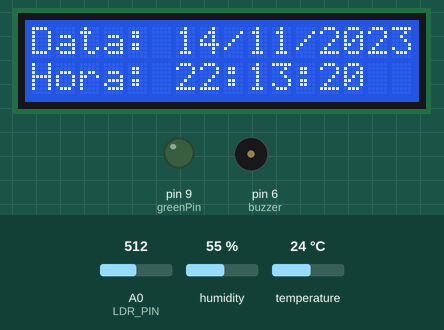
This sketch was run on a simulated Arduino Uno, built with avr-gcc and run on an emulated ATmega328P. On the bench: 16×2 character LCD, output pins drawn as LEDs (lit = HIGH), buzzer (waves = sounding). The inputs (shaded band) are chosen by the test bench; at power-on: temperature 24 °C, A0 (LDR_PIN) = 512, humidity 55 %. The local clock reads 2024-03-15 10:24:30 at power-on unless the sketch sets it; EEPROM starts erased; pins used as bus, display or sensor lines are not drawn; what the sketch prints to the serial monitor is not drawn.

Above: at 11.3 s.
11.4 s: temperature set to 4 °C
At 13.8 s:
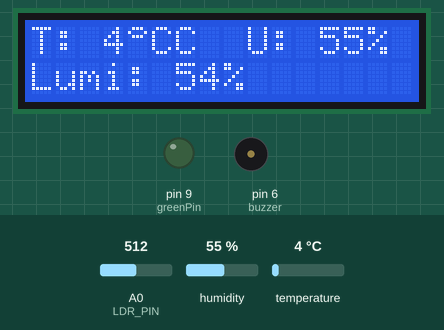
14.5 s: A0 (LDR_PIN) set to 716
At 16.9 s:
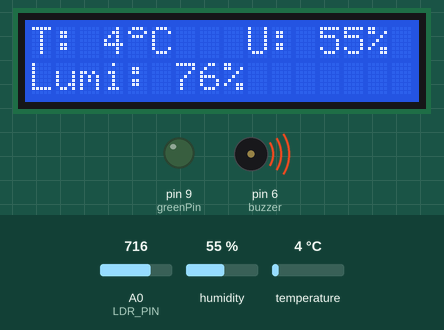
17.6 s: humidity set to 22 %
At 19.7 s:
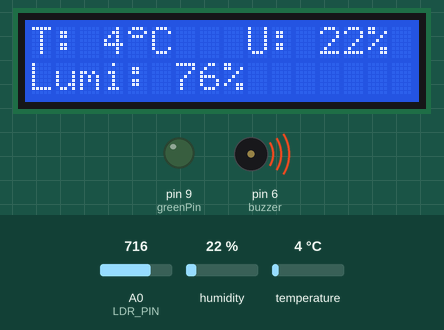
19.9 s: A0 (LDR_PIN) set to 900
At 21.3 s:
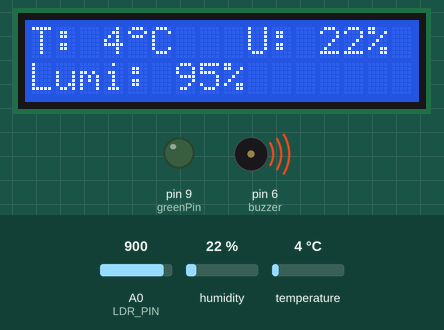
21.4 s: humidity set to 40 %
At 23.5 s:
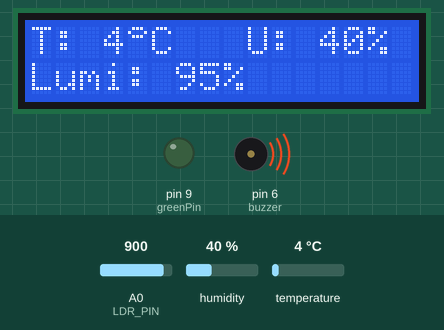
24.6 s: A0 (LDR_PIN) set to 1023
At 26.8 s:
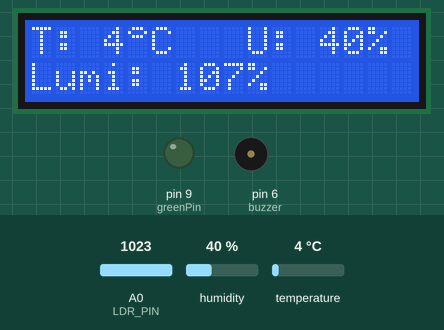
Timing chart, 0 to 27.1 s (numbered marks = the images above; inputs shaded):
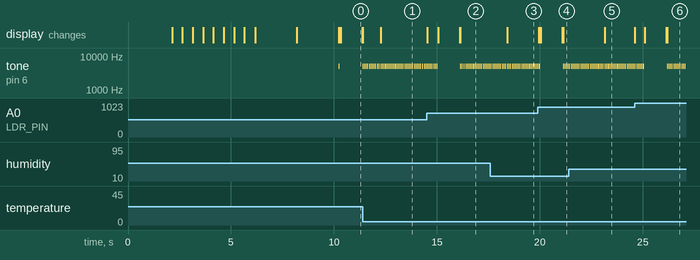

The sketch:

main.ino
```cpp
#include <LiquidCrystal_I2C.h>
#include <Wire.h>
#include <DHT.h>
#include <RTClib.h>
#include <EEPROM.h>


// Define a ligação ao pino de dados do sensor
#define DHTPIN 4
// #define DHTTYPE DHT22 // Simulador
#define DHTTYPE DHT11 // Bancada
#define LDR_PIN A0
#define UTC_OFFSET +0

// botao
int pushbutton = 2;

// Cria objeto RTC
RTC_DS1307 RTC;

// Cria objeto dht
DHT dht(DHTPIN, DHTTYPE);

// Define o endereço e tipo do LCD
LiquidCrystal_I2C lcd(0x27, 16, 2);

// Variáveis para medição de luminosidade
int ValorLDR = 0; // Armazenar a leitura do sensor LDR
int IntensidadeLuz; // Transforma a leitura em uma escala de 0 a 100
int l;

// Configurações da EEPROM
const int maxRecords = 100;
const int recordSize = 8; // Tamanho de cada registro em bytes
int startAddress = 0;
int endAddress = maxRecords * recordSize;
int currentAddress = 0;

// DEFININDO AS ENTRADAS DOS LEDS
int redPin = 11;
int yellowPin = 10;
int greenPin = 9;

// buzzer
const int buzzer = 6;

// Variáveis para criação de caracteres customizados
byte Grau[8] = {
  B01110,
  B10001,
  B01110,
  B00000,
  B00000,
  B00000,
  B00000,
  B00000
};

// Define os caracteres personalizados
byte char1[8] = {
  B00000,
  B00000,
  B00000,
  B00000,
  B00000,
  B00000,
  B00000,
  B11111
};

byte char2[8] = {
  B00001,
  B00001,
  B00001,
  B00001,
  B00001,
  B00001,
  B00001,
  B11111
};

byte char3[8] = {
  B00000,
  B10000,
  B01000,
  B00100,
  B11110,
  B00000,
  B00000,
  B11111
};

byte char4[8] = {
  B00000,
  B00000,
  B00000,
  B00000,
  B00000,
  B00000,
  B00000,
  B11111
};

byte char5[8] = {
  B10000,
  B10000,
  B10000,
  B01000,
  B00100,
  B00111,
  B00000,
  B00000
};

byte char6[8] = {
  B00000,
  B00000,
  B00000,
  B00000,
  B00000,
  B11111,
  B00000,
  B00000
};

byte char7[8] = {
  B00000,
  B00000,
  B00000,
  B00000,
  B00000,
  B11111,
  B00000,
  B00000
};

byte char8[8] = {
  B00001,
  B00001,
  B00001,
  B00010,
  B00100,
  B11100,
  B00000,
  B00000,
};

struct DateTimeStruct {
  uint8_t day;
  uint8_t month;
  uint16_t year; // Pode ser uint8_t se quiser apenas os últimos dois dígitos
  uint8_t hour;
  uint8_t minute;
  uint8_t second;
};

void setup() {
  //lcd.begin(16, 2);
  lcd.init();         // Inicializa LCD

  lcd.clear();
  lcd.backlight();    // Liga luz do LCD

  // Cria os caracteres personalizados
  lcd.createChar(0, char1);
  lcd.createChar(1, char2);
  lcd.createChar(2, char3);
  lcd.createChar(3, char4);
  lcd.createChar(4, char5);
  lcd.createChar(5, char6);
  lcd.createChar(6, char7);
  lcd.createChar(7, char8);

  // Exibe o texto "EM(BARCADOS)" na primeira linha
  lcd.setCursor(2, 0); // Centraliza o texto na primeira linha
  lcd.print("EM(BARCADOS)");
  delay(2000); // Aguarda 3 segundos

  // Limpa a linha do texto para mostrar apenas os desenhos
  lcd.clear();

  // Exibe os caracteres personalizados nas posições especificadas
  lcd.setCursor(6, 0);
  lcd.write(byte(0));
  delay(500);

  lcd.setCursor(7, 0);
  lcd.write(byte(1));
  delay(500);

  lcd.setCursor(8, 0);
  lcd.write(byte(2));
  delay(500);

  lcd.setCursor(9, 0);
  lcd.write(byte(3));
  delay(500);

  lcd.setCursor(6, 1);
  lcd.write(byte(4));
  delay(500);

  lcd.setCursor(7, 1);
  lcd.write(byte(5));
  delay(500);

  lcd.setCursor(8, 1);
  lcd.write(byte(6));
  delay(500);

  lcd.setCursor(9, 1);
  lcd.write(byte(7));
  delay(500);

  // Exibe "DATA" e "LOGGER" centralizados
  lcd.clear();
  lcd.setCursor(6, 0); // Centraliza "DATA" na primeira linha
  lcd.print("DATA");

  lcd.setCursor(5, 1); // Centraliza "LOGGER" na segunda linha
  lcd.print("LOGGER");
  delay(2000); // Aguarda 3 segundos

  // Apaga tudo e exibe "carregando..." centralizado
  lcd.clear();
  lcd.setCursor(1, 0); // Centraliza "carregando..." na primeira linha
  lcd.print("Carregando...");
  delay(2000); // Aguarda 3 segundos

  // Limpa o display após a mensagem de carregando
  lcd.clear();

  // buzzer
  pinMode(buzzer,OUTPUT);

  // botao
  pinMode(pushbutton, INPUT_PULLUP); // define o pino do botao como entrada

  // LEDs
  pinMode(redPin, OUTPUT);
  pinMode(yellowPin, OUTPUT);
  pinMode(greenPin, OUTPUT);


  Serial.begin(9600); // Inicializa a serial
  // lcd.init();         // Inicializa LCD

  // Cria os caracteres customizados
  lcd.createChar(3, Grau);

  dht.begin();
  pinMode(LDR_PIN, INPUT); // Define o pino do LDR como entrada

  // hora atual
  RTC.begin();    // Inicialização do Relógio em Tempo Real
  RTC.adjust(DateTime(F(__DATE__), F(__TIME__)));

}


void getNextAddress() {
    currentAddress += recordSize;
    if (currentAddress >= endAddress) {
        currentAddress = 0; // Volta para o começo se atingir o limite
    }
}


void loop() {
  mostrarGravarSensores();

  // limpa a memoria do eeprom
  int j = 0;
  if (digitalRead(pushbutton) == LOW){
    for (int j = 0; j <= currentAddress; j++){
      EEPROM.write(j, 0); // limpando
    }
    currentAddress = 0; // resetando address
    Serial.println("Limpando memória... Resetando EEPROM...\n");

    lcd.clear();
    lcd.print("Reset EEPROM...");

    delay(4000);
    lcd.clear();
  }
}


void mostrarGravarSensores() {
  /*   DHT   */

  float h = dht.readHumidity(); // Lê o valor da umidade
  float t = dht.readTemperature(); // Lê o valor da temperatura

  lcd.setCursor(0, 0);
  lcd.print("T: ");
  lcd.print(round(t), 1);
  lcd.write(byte(3)); // Mostra o símbolo do grau
  lcd.print("C");

  lcd.setCursor(9, 0);
  lcd.print("U: ");
  lcd.print(round(h), 1);
  lcd.print("%");

  /*Serial.println("");
  Serial.print("Temperatura: ");
  Serial.print(t);
  Serial.println(" °C");
  Serial.print("Umidade: ");
  Serial.print(h);
  Serial.println(" %");*/


  /*  LDR   */
  ValorLDR = analogRead(LDR_PIN); // Lê o valor do sensor LDR
  IntensidadeLuz = map(ValorLDR, 950, 1, 100, 0); // Converte o valor para uma escala de 0 a 100

  lcd.setCursor(0, 1);
  lcd.print("Lumi: ");
  lcd.print(IntensidadeLuz);
  lcd.print("% ");

  /*Serial.print("Intensidade de Luz 0 - 1023 = ");
  Serial.println(ValorLDR);
  Serial.print("Intensidade de Luz 0 - 100% = ");
  Serial.println(IntensidadeLuz);
  */

  /*  ALERTAS   */

  ValorLDR = analogRead(LDR_PIN); // Lê o valor do sensor LDR
  l = map(ValorLDR,  950, 1, 100, 0); // Converte o valor para uma escala de 0 a 100

  // Condições boas
  if ((t > 17 && t < 23) && (h >= 36 && h <= 44) && (l >= 5 && l <= 25))
  {
        digitalWrite(redPin, LOW);
        digitalWrite(yellowPin, LOW);
        digitalWrite(greenPin, HIGH);
  }
  // Condições ruins
  else if ((t < 15 || t > 25) || (h < 30 || h > 50) || (l < 0 || l > 30)) {
        digitalWrite(redPin, HIGH);
        digitalWrite(yellowPin, LOW);
        digitalWrite(greenPin, LOW);

        // buzzer alerta
        tone(buzzer,5000);
        delay(50);
        noTone(buzzer);
  }
  // Condições de alerta
  else {
        digitalWrite(redPin, LOW);
        digitalWrite(yellowPin, HIGH);
        digitalWrite(greenPin, LOW);
  }


  /*   RTC   */

  // Obtém a data e hora atuais
  DateTime now = RTC.now();
  int offsetSeconds = UTC_OFFSET * 3600; // Convertendo horas para segundos, se necessário
  now = now.unixtime() + offsetSeconds; // Adicionando o deslocamento ao tempo atual
  DateTime adjustedTime = DateTime(now);

  String dateStr = String(adjustedTime.day()) + "/" +
                   String(adjustedTime.month()) + "/" +
                   String(adjustedTime.year());

  String timeStr = (adjustedTime.hour() < 10 ? "0" : "") + String(adjustedTime.hour()) + ":" +
                   (adjustedTime.minute() < 10 ? "0" : "") + String(adjustedTime.minute()) + ":" +
                   (adjustedTime.second() < 10 ? "0" : "") + String(adjustedTime.second());

  // Preenche a estrutura com os valores de data e hora
  DateTimeStruct currentTime;
  currentTime.day = adjustedTime.day();
  currentTime.month = adjustedTime.month();
  currentTime.year = adjustedTime.year();
  currentTime.hour = adjustedTime.hour();
  currentTime.minute = adjustedTime.minute();
  currentTime.second = adjustedTime.second();


  /*   EEPROM   */
  int secondAsInt = adjustedTime.second();

  if (secondAsInt % 5 == 0)  // Gravando os dados a cada 5s
  {
    lcd.clear();
    lcd.setCursor(0, 0);
    lcd.print("Data: " + dateStr);

    lcd.setCursor(0, 1);
    lcd.print("Hora: " + timeStr);

    // delay para poder gravar apenas 1 registro por segundo
    delay(1000);
    lcd.clear();

    // gravando na memória
    EEPROM.write(currentAddress, t);
    currentAddress += 1;
    EEPROM.write(currentAddress, h);
    currentAddress += 1;
    EEPROM.write(currentAddress, IntensidadeLuz);
    currentAddress += 1;
    EEPROM.put(currentAddress, currentTime);
    currentAddress += 1;


    // regastando últimos registros da memória
    int i = 0;

    Serial.print("Dados: ");

    for (int i = currentAddress - 4; i < currentAddress; i++) {
        DateTimeStruct storedTime;

        if (i == currentAddress - 4) {
            Serial.print(round(EEPROM.read(i)), 1); // lendo dados de temp do eeprom
            Serial.print("°C/t ");
        }
        else if (i == currentAddress - 3) {
            Serial.print(EEPROM.read(i)); // lendo dados de umi do eeprom
            Serial.print("%/u ");
        }
        else if (i == currentAddress - 2) {
            Serial.print(EEPROM.read(i)); // lendo dados de lumi do eeprom
            Serial.print("%/l ");
        }
        else if (i == currentAddress - 1) {
              EEPROM.get(i, storedTime); // lendo dados de hora do eeprom
              // Exibe os valores lidos
              Serial.print("| Data e Hora: ");
              Serial.print(storedTime.day);
              Serial.print("/");
              Serial.print(storedTime.month);
              Serial.print("/");
              Serial.print(storedTime.year);
              Serial.print(" ");
              Serial.print(storedTime.hour);
              Serial.print(":");
              Serial.print(storedTime.minute);
              Serial.print(":");
              Serial.println(storedTime.second);
        }
    }

    getNextAddress();
    Serial.println("");

  }
}
```

C_digo_Inicializa__o.c
```cpp
#include <LiquidCrystal.h>

// Inicializa a biblioteca com os números dos pinos a serem utilizados no Arduino
LiquidCrystal lcd(12, 11, 10, 5, 4, 3, 2);

// Define os caracteres personalizados
byte char1[8] = {
  B00000,
  B00000,
  B00000,
  B00000,
  B00000,
  B00000,
  B00000,
  B11111
};

byte char2[8] = {
  B00001,
  B00001,
  B00001,
  B00001,
  B00001,
  B00001,
  B00001,
  B11111
};

byte char3[8] = {
  B00000,
  B10000,
  B01000,
  B00100,
  B11110,
  B00000,
  B00000,
  B11111
};

byte char4[8] = {
  B00000,
  B00000,
  B00000,
  B00000,
  B00000,
  B00000,
  B00000,
  B11111
};

byte char5[8] = {
  B10000,
  B10000,
  B10000,
  B01000,
  B00100,
  B00111,
  B00000,
  B00000
};

byte char6[8] = {
  B00000,
  B00000,
  B00000,
  B00000,
  B00000,
  B11111,
  B00000,
  B00000
};

byte char7[8] = {
  B00000,
  B00000,
  B00000,
  B00000,
  B00000,
  B11111,
  B00000,
  B00000
};

byte char8[8] = {
  B00001,
  B00001,
  B00001,
  B00010,
  B00100,
  B11100,
  B00000,
  B00000,
};

void setup() {
  lcd.begin(16, 2);
  lcd.clear();

  // Cria os caracteres personalizados
  lcd.createChar(0, char1);
  lcd.createChar(1, char2);
  lcd.createChar(2, char3);
  lcd.createChar(3, char4);
  lcd.createChar(4, char5);
  lcd.createChar(5, char6);
  lcd.createChar(6, char7);
  lcd.createChar(7, char8);

  // Exibe o texto "EM(BARCADOS)" na primeira linha
  lcd.setCursor(2, 0); // Centraliza o texto na primeira linha
  lcd.print("EM(BARCADOS)");
  delay(3000); // Aguarda 3 segundos

  // Limpa a linha do texto para mostrar apenas os desenhos
  lcd.clear();

  // Exibe os caracteres personalizados nas posições especificadas
  lcd.setCursor(6, 0);
  lcd.write(byte(0));
  delay(1500);

  lcd.setCursor(7, 0);
  lcd.write(byte(1));
  delay(1500);

  lcd.setCursor(8, 0);
  lcd.write(byte(2));
  delay(1500);

  lcd.setCursor(9, 0);
  lcd.write(byte(3));
  delay(1500);

  lcd.setCursor(6, 1);
  lcd.write(byte(4));
  delay(1500);

  lcd.setCursor(7, 1);
  lcd.write(byte(5));
  delay(1500);

  lcd.setCursor(8, 1);
  lcd.write(byte(6));
  delay(1500);

  lcd.setCursor(9, 1);
  lcd.write(byte(7));
  delay(1500);

  // Exibe "DATA" e "LOGGER" centralizados
  lcd.clear();
  lcd.setCursor(6, 0); // Centraliza "DATA" na primeira linha
  lcd.print("DATA");

  lcd.setCursor(5, 1); // Centraliza "LOGGER" na segunda linha
  lcd.print("LOGGER");
  delay(3000); // Aguarda 3 segundos

  // Apaga tudo e exibe "carregando..." centralizado
  lcd.clear();
  lcd.setCursor(1, 0); // Centraliza "carregando..." na primeira linha
  lcd.print("Carregando...");
  delay(10000); // Aguarda 10 segundos

  // Limpa o display após a mensagem de carregando
  lcd.clear();
}

void loop() {
  // Não faz nada no loop, pois o código só deve rodar uma vez.
}
```

Measured:
- after the input at 11.4 s, the display: changes after 0.87 s (image 1)
- after the input at 17.6 s, the display: changes after 0.82 s (image 3)
- after the input at 21.4 s, the display: changes after 1.8 s (image 5)
- by itself, tone on pin 6 (buzzer): alternates 5000 Hz for 0.05 s and silent for 0.03 s
- what the display in image 0 shows lasts 1.1 s, from 10.3 s to 11.4 s
